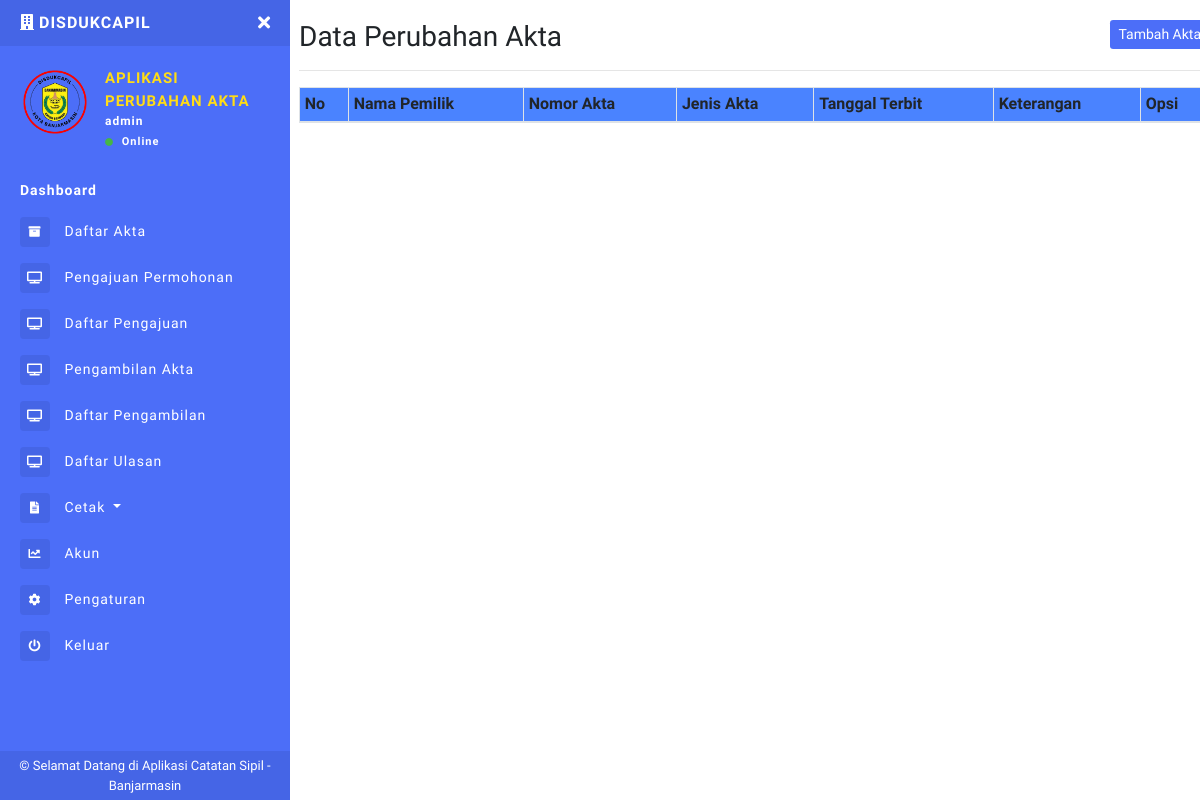
The page /akta.php (signed in) on the database its author committed.
### tables this page shows
CREATE TABLE `users` (
  `id_user` int(11) NOT NULL,
  `nik` varchar(16) NOT NULL,
  `no_kk` varchar(16) NOT NULL,
  `nama_lengkap` varchar(100) NOT NULL,
  `jk` enum('L','P') NOT NULL,
  `tempat_lahir` varchar(50) DEFAULT NULL,
  `tanggal_lahir` date DEFAULT NULL,
  `alamat` text DEFAULT NULL,
  `no_wa` varchar(15) DEFAULT NULL,
  `email` varchar(100) DEFAULT NULL,
  `password` varchar(255) NOT NULL,
  `role` varchar(255) NOT NULL,
  `logo` varchar(255) NOT NULL
);

### akta.php (the view, shortened to what this page needs)
<?php include 'sidebar.php'; ?>
<h1 class="h3 mb-0">
    Data Perubahan Akta
    <button class="btn btn-primary btn-sm border-0 float-right" type="button" data-toggle="modal" data-target="#Tambah-Akta">Tambah Akta</button>
</h1>
<hr>
<table class="table table-striped table-sm table-bordered dt-responsive nowrap" id="table" width="100%">
    <thead style="background-color: #4a83ffff;">
        <tr>
            <th>No</th>
            <th>Nama Pemilik</th>
            <th>Nomor Akta</th>
            <th>Jenis Akta</th>
            <th>Tanggal Terbit</th>
            <th>Keterangan</th>
            <th>Opsi</th>
        </tr>
    </thead>
        <?php include 'footer.php'; ?>

### sidebar.php (shortened to what this page needs)
<?php
include "config.php";
$uid = $_SESSION['id_user'];
$DataLogin = mysqli_fetch_array(mysqli_query($conn, "SELECT * FROM users WHERE id_user='$uid'"));
$role = $DataLogin['role'];
$logo = $DataLogin['logo'];
$data_level = $_SESSION["role"];
?>
<!DOCTYPE html>
<html>
<head>
  <link rel="stylesheet" href="https://maxcdn.bootstrapcdn.com/bootstrap/4.0.0/css/bootstrap.min.css">
  <link href="assets/css/style.css" rel="stylesheet">
  <link href="https://use.fontawesome.com/releases/v5.0.6/css/all.css" rel="stylesheet">
  <link href="assets/vendor/datatables/dataTables.bootstrap4.min.css" rel="stylesheet">
  <link href="assets/vendor/datatables/responsive.bootstrap4.min.css" rel="stylesheet">
</head>
<body>
  <div class="page-wrapper chiller-theme toggled">
    <nav id="sidebar" class="sidebar-wrapper" style="width: 290px">
      <div class="sidebar-content">
        <div class="sidebar-brand">
          <a href="dashboard.php"><i class="fas fa-building mr-1"></i><?php echo $toko ?>DISDUKCAPIL</a>
          <div id="close-sidebar">
            <i class="fas fa-times"></i>
          </div>
        </div>
        <div class="sidebar-header">
          <div class="user-pic" style="height:70px;width:70px;">
            <img class="img-responsive img-rounded" src="assets/images/<?php echo $logo ?>"
              alt="User picture">
          </div>
          <div class="user-info">
            <span class="user-name">APLIKASI
            </span>
            <span class="user-name">PERUBAHAN AKTA
            </span>
            <span class="user-role"><?php echo $role ?></span>
            <span class="user-status">
              <i class="fa fa-circle"></i>
              <span>Online</span>
            </span>
          </div>
        </div>
        <?php
        if ($data_level == "admin") {
        ?>
          <div class="sidebar-menu">
            <ul>
              <li class="header-menu">
                <a href="dashboard.php">
                  <b>Dashboard</b>
                </a>
              </li>
              <li>
                <a href="akta.php">
                  <i class="fas fa-archive"></i>
                  <span>Daftar Akta</span>
                </a>
              </li>
              <li>
                <a href="pengajuan_akta.php">
                  <i class="fas fa-tv"></i>
                  <span>Pengajuan Permohonan</span>
                </a>
              </li>
              <li>
                <a href="r_pengajuan.php">
                  <i class="fas fa-tv"></i>
                  <span>Daftar Pengajuan</span>
                </a>
              </li>
              <li>
                <a href="pengambilan_akta.php">
                  <i class="fas fa-tv"></i>
                  <span>Pengambilan Akta</span>
                </a>
              </li>
              <li>
                <a href="r_pengambilan.php">
                  <i class="fas fa-tv"></i>
                  <span>Daftar Pengambilan</span>
                </a>
              </li>
              <li>
                <a href="kepuasan.php">
                  <i class="fas fa-tv"></i>
                  <span>Daftar Ulasan</span>
                </a>
              </li>
              <li>
                <a href="#reportsDropdown" data-toggle="collapse" aria-expanded="false" class="dropdown-toggle">
                  <i class="fas fa-file-alt"></i>
                  <span>Cetak</span>
                </a>
              </li>
              <li>
                <a href="akuns.php">
                  <i class="fa fa-chart-line"></i>
                  <span>Akun</span>
                </a>
              </li>
              <li>
                <a href="pengaturan.php">
                  <i class="fa fa-cog"></i>
                  <span>Pengaturan</span>
                </a>
              </li>
              <li>
                <a href="#Exit" data-toggle="modal">
                  <i class="fa fa-power-off"></i>
                  <span>Keluar</span>
                </a>
              </li>
            </ul>
          </div>
        <?php
        }
        ?>
      </div>
      <div class="sidebar-footer" style="background-color :#4565e6;">
        © Selamat Datang di Aplikasi Catatan Sipil - Banjarmasin
      </div>
    </nav>
    <main class="page-content ml-4">
      <div class="container-fluid">

### rows shown on the page
users: logo (picture), role "admin"
